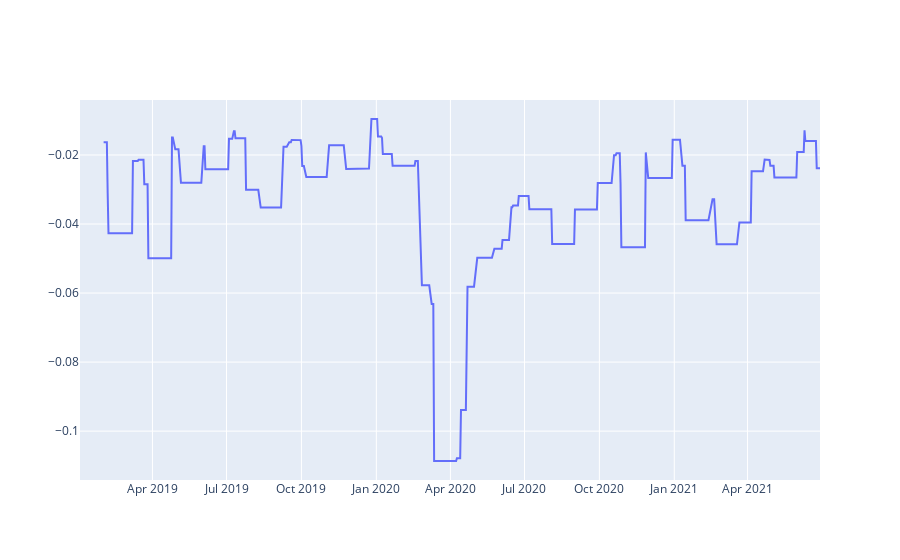

The notebook cell this image was saved under:
### Code cell
fig = go.Figure()
fig.add_trace(go.Scatter(name='Min 20D', x=min_retornos.index, y=min_retornos['ITAU']))
fig.show()

### Figure 1 — Plotly figure (JSON) as saved in the notebook; plotly's stock layout.template omitted (floating-point values rounded to 4 significant figures; data arrays with more than 128 entries replaced by an {"elided": "..."} marker saying what was removed)
{"data": [{"name": "Min 20D", "type": "scatter", "x": {"elided": "617 str values"}, "y": {"elided": "617 float values"}}], "layout": {}}
